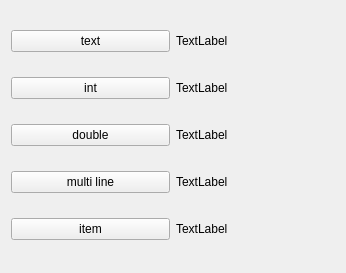
<?xml version="1.0" encoding="UTF-8"?>
<ui version="4.0">
 <class>MainWindow</class>
 <widget class="QMainWindow" name="MainWindow">
  <property name="geometry">
   <rect>
    <x>0</x>
    <y>0</y>
    <width>346</width>
    <height>273</height>
   </rect>
  </property>
  <property name="windowTitle">
   <string>MainWindow</string>
  </property>
  <widget class="QWidget" name="centralWidget">
   <layout class="QGridLayout" name="gridLayout">
    <item row="2" column="0">
     <widget class="QPushButton" name="pushButtonDouble">
      <property name="text">
       <string>double</string>
      </property>
     </widget>
    </item>
    <item row="0" column="1">
     <widget class="QLabel" name="labelText">
      <property name="text">
       <string>TextLabel</string>
      </property>
     </widget>
    </item>
    <item row="0" column="0">
     <widget class="QPushButton" name="pushButtonText">
      <property name="text">
       <string>text</string>
      </property>
     </widget>
    </item>
    <item row="1" column="0">
     <widget class="QPushButton" name="pushButtonInt">
      <property name="text">
       <string>int</string>
      </property>
     </widget>
    </item>
    <item row="1" column="1">
     <widget class="QLabel" name="labelInt">
      <property name="text">
       <string>TextLabel</string>
      </property>
     </widget>
    </item>
    <item row="2" column="1">
     <widget class="QLabel" name="labelDouble">
      <property name="text">
       <string>TextLabel</string>
      </property>
     </widget>
    </item>
    <item row="3" column="0">
     <widget class="QPushButton" name="pushButtonMulti">
      <property name="text">
       <string>multi line</string>
      </property>
     </widget>
    </item>
    <item row="3" column="1">
     <widget class="QLabel" name="labelMulti">
      <property name="text">
       <string>TextLabel</string>
      </property>
     </widget>
    </item>
    <item row="4" column="0">
     <widget class="QPushButton" name="pushButtonItem">
      <property name="text">
       <string>item</string>
      </property>
     </widget>
    </item>
    <item row="4" column="1">
     <widget class="QLabel" name="labelItem">
      <property name="text">
       <string>TextLabel</string>
      </property>
     </widget>
    </item>
   </layout>
  </widget>
 </widget>
 <layoutdefault spacing="6" margin="11"/>
 <resources/>
 <connections/>
</ui>
